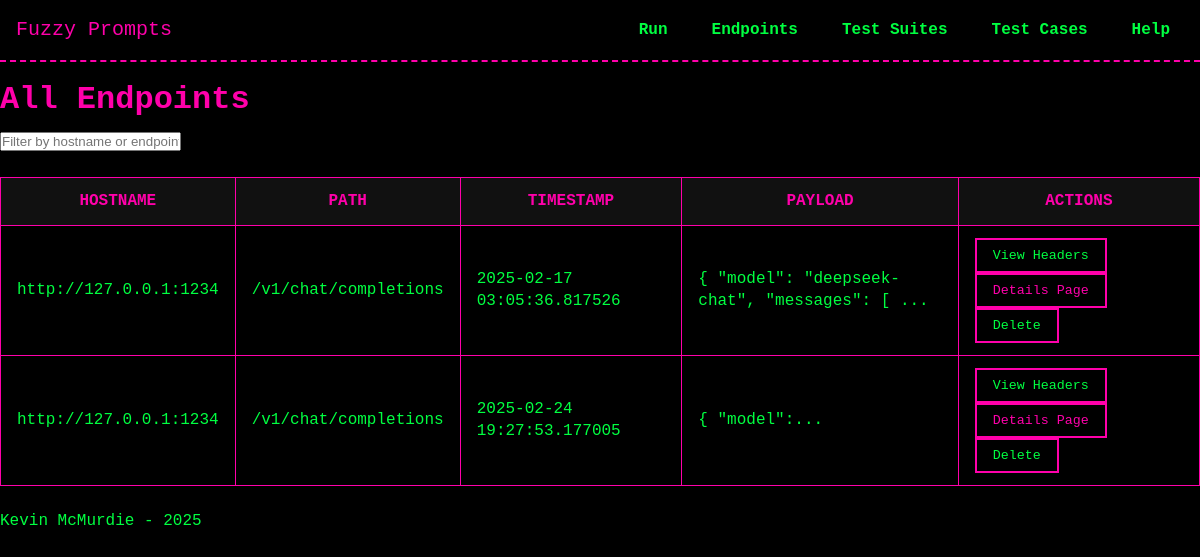
Page /endpoints/ on the earlier database version.
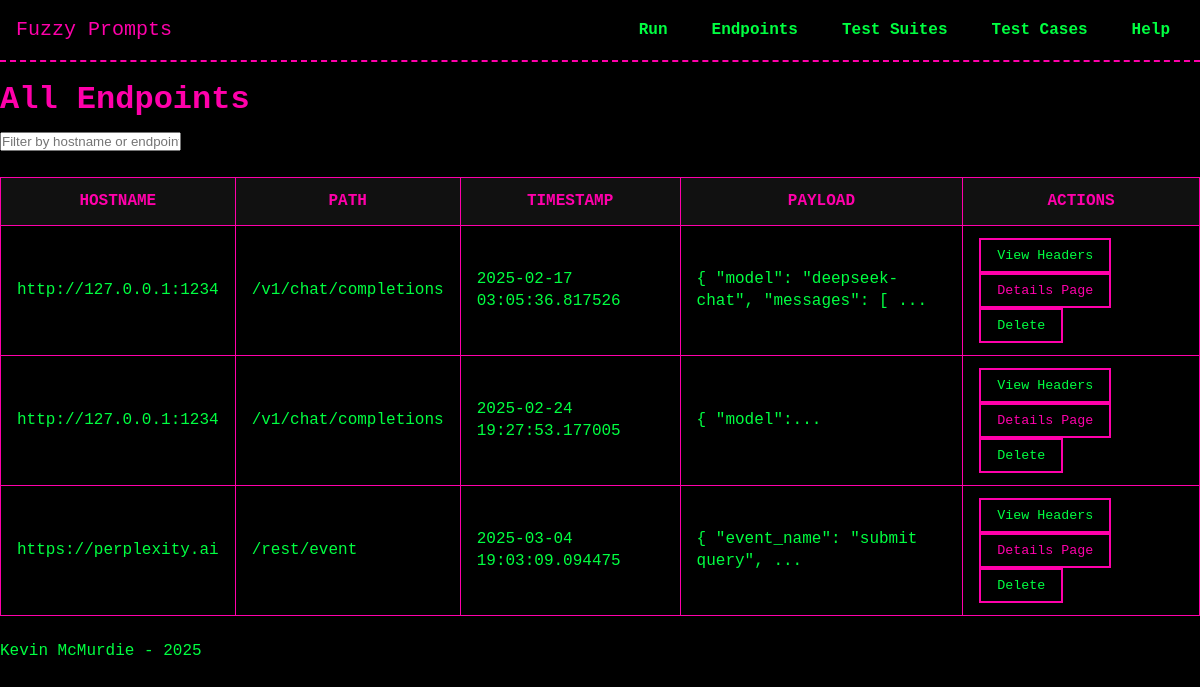
Same page on the later database version.
### models/model_Endpoints.py (models this page shows, shortened)
class Endpoint(db.Model):
    __tablename__ = 'endpoints'
    id = db.Column(db.Integer, primary_key=True)
    hostname = db.Column(db.String, nullable=False)
    endpoint = db.Column(db.String, nullable=False)
    http_payload = db.Column(db.Text, nullable=True)   # HTTP payload sent with the request, should handle and store as JSON
    timestamp = db.Column(db.DateTime, default=datetime.utcnow)  # <--- ADDED TIMESTAMP
    headers = db.relationship('APIHeader', back_populates='endpoint', cascade='all, delete-orphan')
    test_runs = db.relationship('TestRun', back_populates='endpoint')

### routes/endpoints.py (the view)
@endpoints_bp.route('/', methods=['GET'])
def list_endpoints():
    endpoints = Endpoint.query.all()
    return render_template('endpoints/list_endpoints.html', endpoints=endpoints)

### templates/endpoints/list_endpoints.html (shortened to what this page needs)
{% extends "base.html" %}
{% block head %}
  <link rel="stylesheet" href="{{ url_for('static', filename='css/tables.css') }}">
{% endblock %}
{% block content %}
<h1>All Endpoints</h1>
<input
  type="text"
  id="searchEndpoint"
  placeholder="Filter by hostname or endpoint..."
>
<table id="endpointsTable">
  <thead>
    <tr>
      <th>Hostname</th>
      <th>Path</th>
      <th>Timestamp</th>
      <th>Payload</th>
      <th>Actions</th>
    </tr>
  </thead>
  <tbody>
    {% for ep in endpoints %}
      <tr>
        <td>{{ ep.hostname }}</td>
        <td>{{ ep.endpoint }}</td>
        <td>
          {% if ep.timestamp %}
            {{ ep.timestamp }}
          {% else %}
            --
          {% endif %}
        </td>
        <td>
          {% if ep.http_payload %}
            {{ ep.http_payload|truncate(50) }}
          {% else %}
            --
          {% endif %}
        </td>
        <td>
            <button
              type="button"
              class="view-headers-btn"
              data-endpoint-id="{{ ep.id }}"
            >
              View Headers
            </button>
            <button
              type="button"
              class="details-page-btn">
              <a href="{{ url_for('endpoints_bp.view_endpoint_details', endpoint_id=ep.id) }}">Details Page</a>
            </button>
            <form action="{{ url_for('endpoints_bp.delete_endpoint', endpoint_id=ep.id) }}" method="POST" style="display:inline;">
              <button
                type="submit"
                class="delete-endpoint-btn"
                onclick="return confirm('Are you sure you want to delete this endpoint?');"
              >
                Delete
              </button>
            </form>
        </td>
      </tr>
    {% endfor %}
  </tbody>
</table>
{% endblock %}

Differences in the rows shown:
added Endpoint: hostname "https://perplexity.ai", endpoint "/rest/event", timestamp "2025-03-04 19:03:09.094475", http_payload "{ \"event_name\": \"submit query\", ..."
